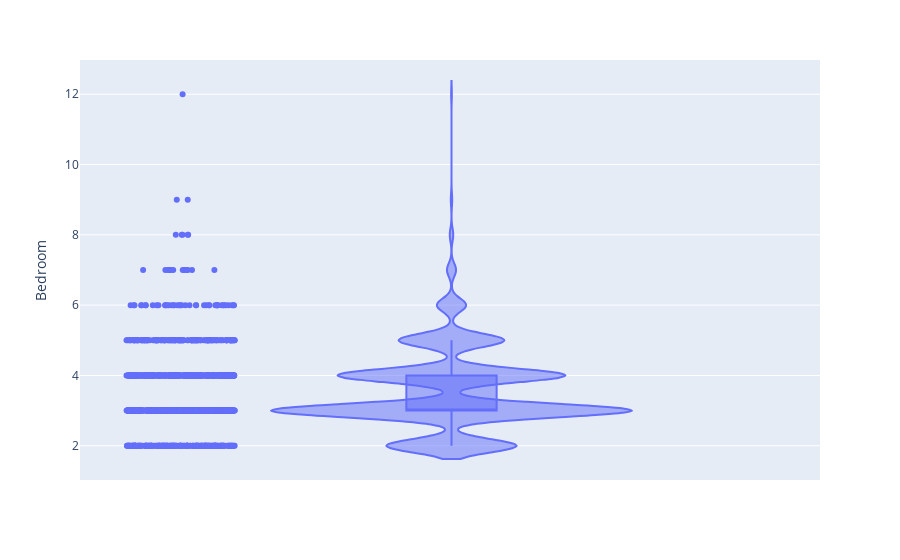

Notebook code cell kept with this figure:
### Code cell
# violin and boxplots
fig = px.violin(rentals, y="Bedroom", box=True, # draw box plot inside the violin
                points='all', # can be 'outliers', or False
               )
fig.show()

### Figure 1 — Plotly figure (JSON) as saved in the notebook; plotly's stock layout.template omitted (floating-point values rounded to 4 significant figures; data arrays with more than 128 entries replaced by an {"elided": "..."} marker saying what was removed)
{"data": [{"alignmentgroup": "True", "box": {"visible": true}, "hovertemplate": "Bedroom=%{y}<extra></extra>", "legendgroup": "", "marker": {"color": "#636efa"}, "name": "", "offsetgroup": "", "orientation": "v", "points": "all", "scalegroup": "True", "showlegend": false, "type": "violin", "x0": " ", "xaxis": "x", "y": {"elided": "1247 int values"}, "y0": " ", "yaxis": "y"}], "layout": {"legend": {"tracegroupgap": 0}, "margin": {"t": 60}, "violinmode": "group", "xaxis": {"anchor": "y", "domain": [0, 1]}, "yaxis": {"anchor": "x", "domain": [0, 1], "title": {"text": "Bedroom"}}}}
